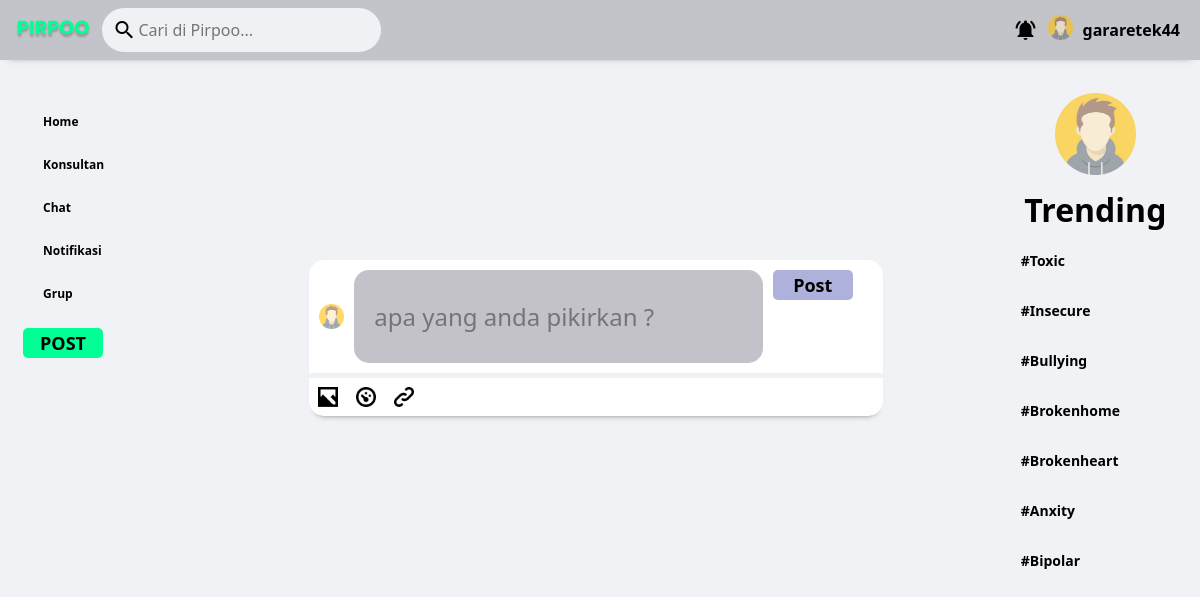
The page /Homepage/Homepage.php (signed in) on the database as committed earlier.
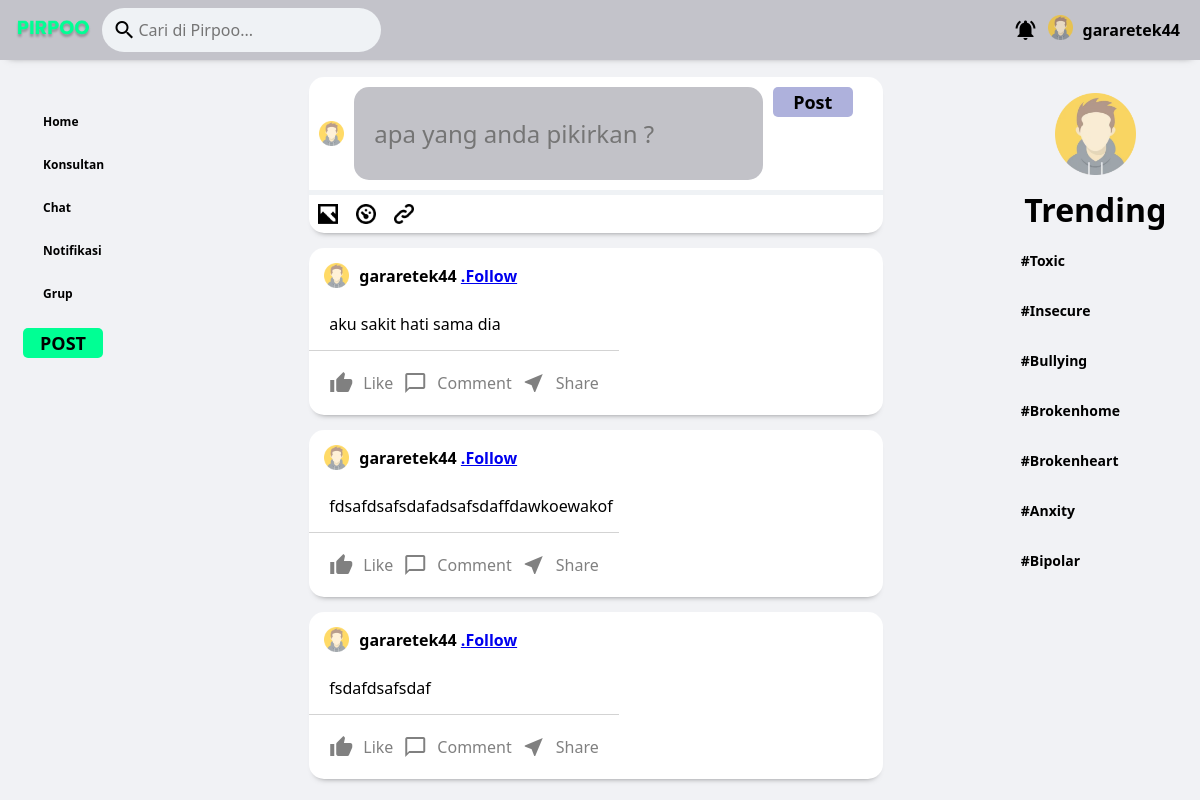
The same page on the database as committed later.
### tables this page shows
CREATE TABLE `post` (
  `post_id` int(11) NOT NULL,
  `user_id` int(11) NOT NULL,
  `post_value` longtext NOT NULL,
  `post_image` varchar(225) DEFAULT NULL,
  `group_id` int(11) DEFAULT NULL,
  `created` timestamp NULL DEFAULT NULL,
  `updated_at` timestamp NULL DEFAULT NULL,
  `updated_by` int(11) DEFAULT NULL
);

CREATE TABLE `user` (
  `user_id` int(11) NOT NULL,
  `username` varchar(50) NOT NULL,
  `password` varchar(50) NOT NULL,
  `phone` text NOT NULL,
  `usr_role_id` int(11) NOT NULL,
  `name` varchar(255) NOT NULL,
  `warning_lavel` int(11) NOT NULL DEFAULT 0,
  `deleted_at` timestamp NULL DEFAULT NULL,
  `updated_at` timestamp NULL DEFAULT NULL,
  `created_at` timestamp NULL DEFAULT NULL
);

### Homepage/Homepage.php (the view, shortened to what this page needs)
<?php
    include '../koneksi.php';
$user_id = $_SESSION['user_id'];
    $show_post = mysqli_query($koneksi,"SELECT * FROM `post` INNER JOIN `user`  ON post.user_id = user.user_id where user.user_id ='$user_id' ORDER BY `post_id` DESC; ");
?>
<!DOCTYPE html>
<html lang="en">
<head>
  <link rel="stylesheet" href="style.css" />
</head>
<body>
  <div class="header">
    <div class="header__left">
      <img src="image/PIRPOO.png" alt="" />
      <div class="header__input">
        <span class="material-icons"> search </span>
        <input type="text" placeholder="Cari di Pirpoo..." />
      </div>
    </div>
    <div class="header__right">
      <div class="header__info">
        <span class="material-icons"> notifications_active </span>
        <a href="../profile/detail.php">
                    <img class="user__avatar" src="image/pp.png" alt="" />
                </a>
        <h4><?php echo $_SESSION['nama']; ?></h4>
      </div>
    </div>
  </div>
  <div class="main__body">
    <div class="sidebar">
      <div class="sidebarRow">
        <h4>Home</h4>
      </div>
      <div class="sidebarRow">
        <h4>Konsultan</h4>
      </div>
      <div class="sidebarRow">
        <h4>Chat</h4>
      </div>
      <div class="sidebarRow">
        <h4>Notifikasi</h4>
      </div>
      <div class="sidebarRow">
        <h4>Grup</h4>
      </div>
      <div class="sidebarRow">
        <button type="submit" onclick="myFunction()">POST</button>
      </div>
    </div>
    <div class="feed">
      <div class="messageSender">
        <div class="messageSender__top">
          <img class="user__avatar" src="image/pp.png" alt="" />
          <form method="POST" action="proses_post.php">
            <input class="messageSender__input" name ="message" placeholder="apa yang anda pikirkan ?" type="text" />
          <div class="text-center-content">
            <button type="submit" style="margin-top 10px" onclick="postMessage()" id="bedawarna">Post</button>
          </div>
          </form>
        </div>
        <div class="messageSender__bottom">
          <div class="messageSender__option">
            <img src="image/images.png" alt="post_image" />
          </div>
          <div class="messageSender__option">
            <img src="image/emoticon.png" alt="" />
          </div>
          <div class="messageSender__option">
            <img src="image/link.png" alt="" />
          </div>
        </div>
      </div>
    <?php
      foreach($show_post as $post){
        ?>
          <div class="post">
        <div class="post__top">
          <img class="user__avatar post__avatar" src="image/pp.png" alt="" />
          <div class="post__topInfo">
            <h3><?php echo $post['name'] ?> <a href="index.php?page=home">.Follow</a></h3>
          </div>
        </div>
        <div class="post__bottom">
          <p><?php echo $post['post_value'] ?></p>
        </div>
        <div class="post__options">
          <div class="post__option">
            <span class="material-icons"> thumb_up </span>
            <p>Like</p>
          </div>
          <div class="post__option">
            <span class="material-icons"> chat_bubble_outline </span>
            <p>Comment</p>
          </div>
          <div class="post__option">
            <span class="material-icons"> near_me </span>
            <p>Share</p>
          </div>
        </div>
      </div>
        <?php
      }
    ?>
    </div>
    <div class="kanan">
      <div class="baris">
        <img class="ppkanan" src="image/pp.png" alt="" />
      </div>
      <div class="sdleft">
        <h4>Trending</h4>
      </div>
      <div class="sddown">
        <h4>#Toxic</h4>
      </div>
      <div class="sddown">
        <h4>#Insecure</h4>
      </div>
      <div class="sddown">
        <h4>#Bullying</h4>
      </div>
      <div class="sddown">
        <h4>#Brokenhome</h4>
      </div>
      <div class="sddown">
        <h4>#Brokenheart</h4>
      </div>
      <div class="sddown">
        <h4>#Anxity</h4>
      </div>
      <div class="sddown">
        <h4>#Bipolar</h4>
      </div>
    </div>
</body>
</html>

Rows that differ between the two databases and show on the page:
added post: user.name "gararetek44", post_value "aku sakit hati sama dia"
added post: user.name "gararetek44", post_value "fdsafdsafsdafadsafsdaffdawkoewakof"
added post: user.name "gararetek44", post_value "fsdafdsafsdaf"
